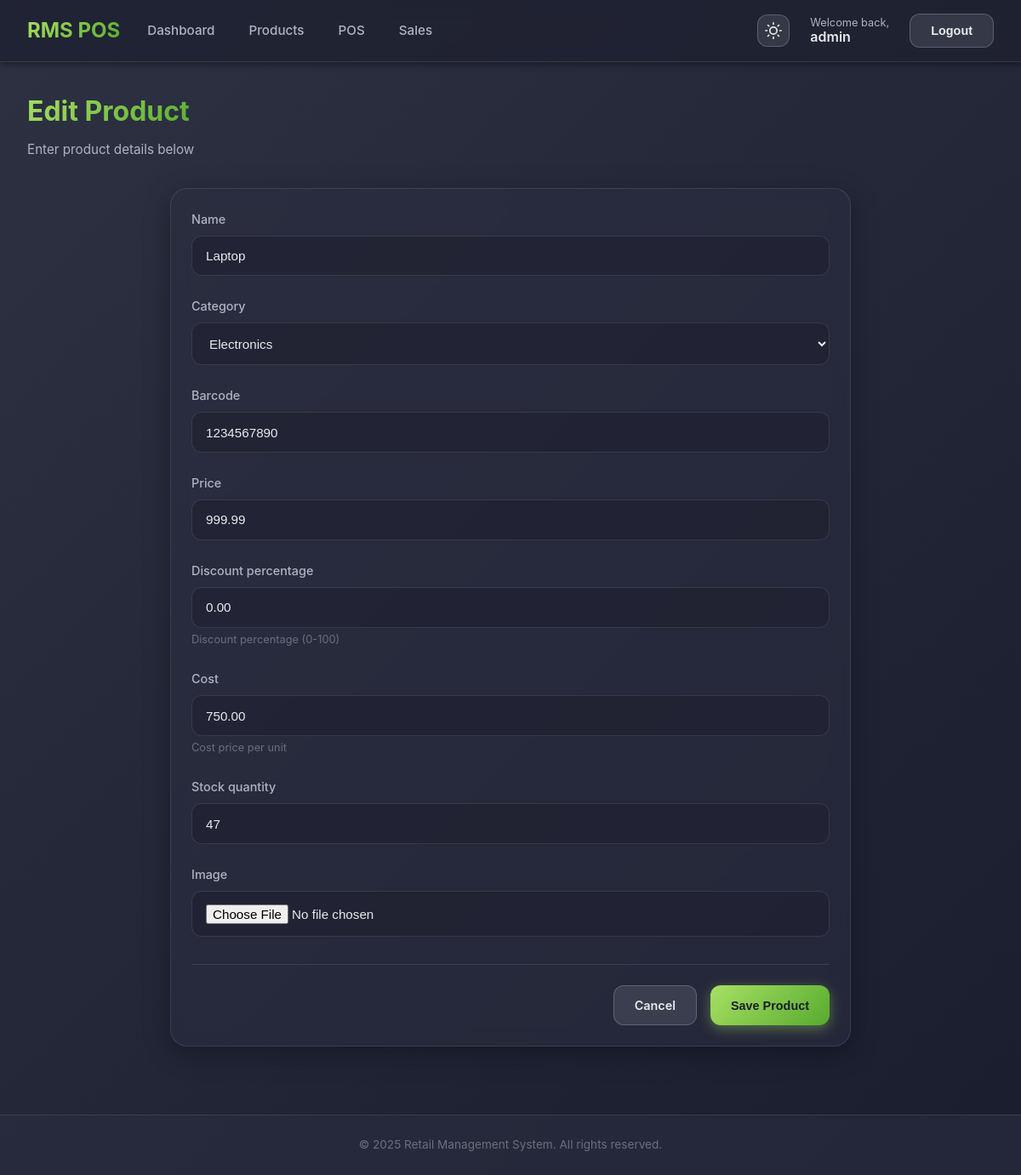
The page /inventory/products/1/edit/ (signed in) on the database as committed earlier.
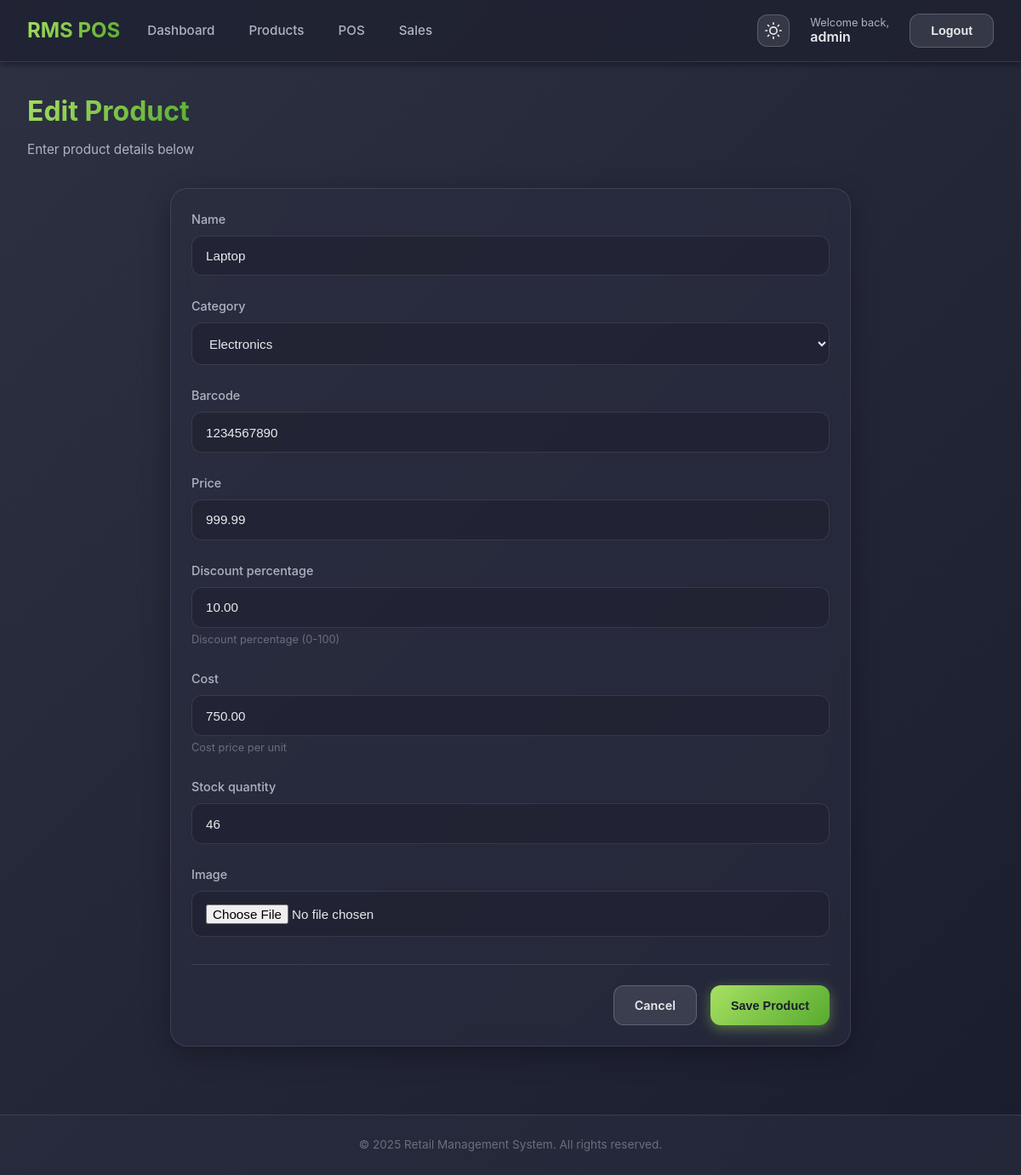
The same page on the database as committed later.
### rms_pos/inventory/models.py (models this page shows, shortened)
class Product(models.Model):
    name = models.CharField(max_length=200)
    category = models.ForeignKey(Category, on_delete=models.CASCADE, related_name='products')
    barcode = models.CharField(max_length=100, unique=True)
    price = models.DecimalField(max_digits=10, decimal_places=2)
    discount_percentage = models.DecimalField(max_digits=5, decimal_places=2, default=0, help_text="Discount percentage (0-100)")
    cost = models.DecimalField(max_digits=10, decimal_places=2, help_text="Cost price per unit")
    stock_quantity = models.IntegerField(default=0)
    image = models.ImageField(upload_to='products/', blank=True, null=True)
    created_at = models.DateTimeField(auto_now_add=True)
    updated_at = models.DateTimeField(auto_now=True)

### rms_pos/inventory/views.py (the view)
# urls.py: path('products/<int:pk>/edit/', views.edit_product, name='edit_product'),
@login_required
@user_passes_test(is_manager_or_admin)
def edit_product(request, pk):
    product = get_object_or_404(Product, pk=pk)
    if request.method == 'POST':
        form = ProductForm(request.POST, request.FILES, instance=product)
        if form.is_valid():
            old_stock = Product.objects.get(pk=pk).stock_quantity
            product = form.save()
            new_stock = product.stock_quantity
            if new_stock != old_stock:
                diff = new_stock - old_stock
                action = 'add' if diff > 0 else 'remove'
                InventoryLog.objects.create(
                    product=product,
                    action=action,
                    quantity=abs(diff),
                    user=request.user,
                    note='Manual update'
                )
            messages.success(request, 'Product updated successfully.')
            return redirect('product_list')
    else:
        form = ProductForm(instance=product)
    return render(request, 'inventory/product_form.html', {'form': form, 'title': 'Edit Product'})

### rms_pos/accounts/models.py (called while the page is built)
    def is_admin(self):
        return self.role == 'admin'

    def is_manager(self):
        return self.role == 'manager'

### rms_pos/inventory/models.py (called while the page is built)
    def __str__(self):
        return self.name

### rms_pos/inventory/views.py (called while the page is built)
def is_manager_or_admin(user):
    return user.is_authenticated and (user.is_manager() or user.is_admin())

### rms_pos/templates/inventory/product_form.html (shortened to what this page needs)
{% extends 'base.html' %}
{% block content %}
<div class="page-header">
    <div>
        <h1 class="page-title">{{ title }}</h1>
        <p class="page-subtitle">Enter product details below</p>
    </div>
</div>
<div class="card" style="max-width: 800px; margin: 0 auto;">
    <div class="card-body">
        <form action="" method="POST" enctype="multipart/form-data">
            {% for field in form %}
            <div class="form-group">
                <label for="{{ field.id_for_label }}">{{ field.label }}</label>
                {{ field }}
                {% if field.help_text %}
                <p style="font-size: 0.8rem; color: #6b6e7d; margin-top: 0.25rem;">{{ field.help_text }}</p>
                {% endif %}
            </div>
            {% endfor %}
            <div
                style="display: flex; justify-content: flex-end; gap: 1rem; margin-top: 2rem; padding-top: 1.5rem; border-top: 1px solid rgba(255,255,255,0.1);">
                <a href="{% url 'product_list' %}" class="btn btn-secondary">Cancel</a>
                <button type="submit" class="btn btn-primary">Save Product</button>
            </div>
        </form>
    </div>
</div>
{% endblock %}

Rows that differ between the two databases and show on the page:
changed Product "Laptop": discount_percentage "0.00" → "10.00"; stock_quantity "47" → "46"
